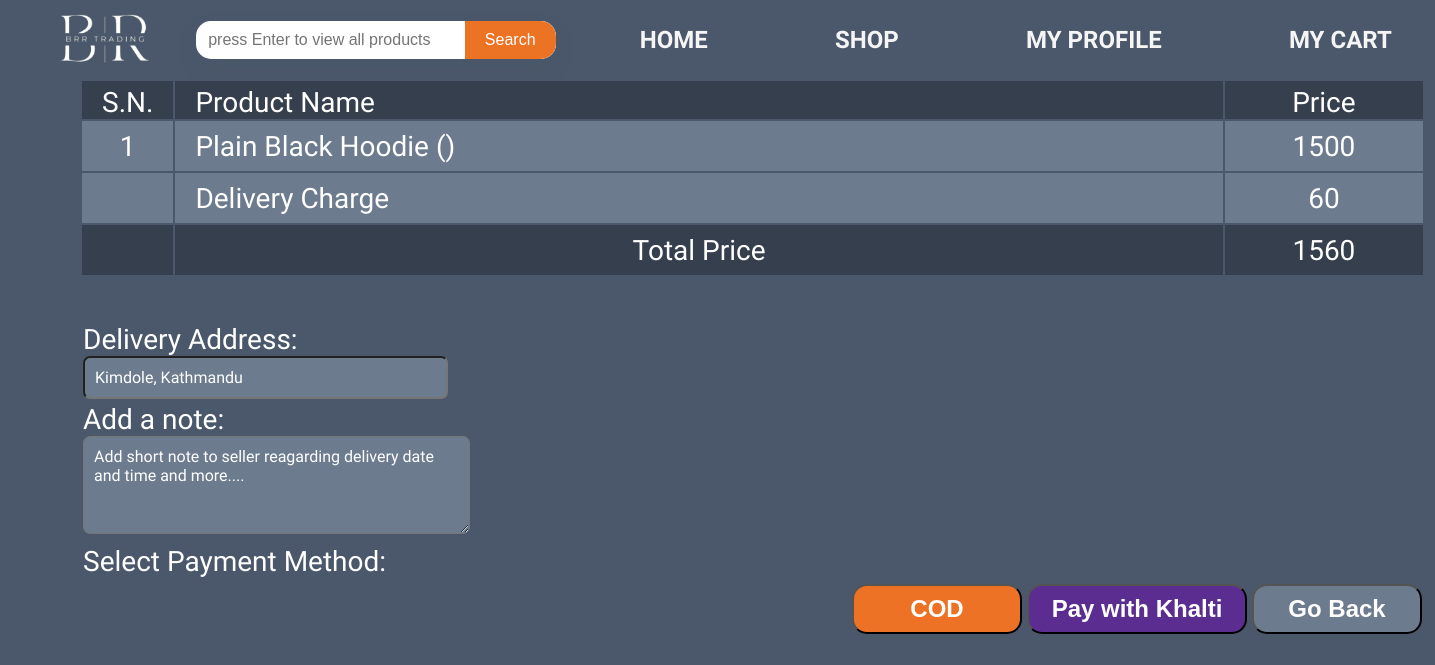
The app's page /checkoutOneProduct.php?id=1 (signed in) with its own data.
### tables this page shows
CREATE TABLE `products` (
  `product_id` int(11) NOT NULL,
  `product_name` varchar(255) NOT NULL,
  `price` int(11) DEFAULT NULL,
  `category` varchar(50) NOT NULL DEFAULT 'Others',
  `product_image` varchar(255) DEFAULT NULL,
  `description` text DEFAULT NULL
);

CREATE TABLE `user` (
  `id` int(11) NOT NULL,
  `name` varchar(255) NOT NULL,
  `email` varchar(255) NOT NULL,
  `phone` varchar(10) NOT NULL,
  `address` varchar(255) DEFAULT NULL,
  `password` varchar(255) NOT NULL,
  `account_created` timestamp NOT NULL DEFAULT current_timestamp()
);

### checkoutOneProduct.php (the view, shortened to what this page needs)
<?php
include './database/connectDB.php';
$username = $_SESSION['Username'];
$p_id = $_GET['id'];
$usersize = $_GET['size'];
?>
<!DOCTYPE html>
<html>
<head>
  <link rel="stylesheet" href="./css/global.css" />
  <link rel="stylesheet" href="./css/checkout.css" />
</head>
<body>
  <div class="check-out">
    <table border=0>
      <div class="top-heading">
        <tr id="c-head">
          <td>S.N.</td>
          <td style="width: 80%; text-align:left;">Product Name</td>
          <td style="width: 15%;">Price</td>
        </tr>
      </div>
      <div class="checkout-product">
        <?php
        $sn = 1;
        $sum = 0;
        $sql1 = "SELECT product_name,price FROM products WHERE product_id = '$p_id'";
        $result1 = $mysqli->query($sql1);
        ?>
        <tr id="p-body" style="height: 50px; ">
          <?php if ($result1->num_rows > 0) {
            while ($row1 = $result1->fetch_assoc()) { ?>
              <td>
                <?php echo $sn++; ?>
              </td>
              <td style="width: 80%; text-align:left; padding-left:20px;">
                <?php echo $row1['product_name'] . ' (' . $usersize . ')'; ?>
              </td>
              <td style="width: 15%;">
                <?php echo $row1['price'];
                $sum = $sum + $row1['price'];
                ?>
              </td>
            <?php }
          } ?>
        </tr>
      </div>
      <tr id="p-body" style="height: 50px;">
        <td></td>
        <td style="width: 80%; text-align:left; padding-left:20px;">Delivery Charge</td>
        <td style="width: 15%;">60</td>
      </tr>
      <div class="totalFoot">
        <tr id="t-foot" style="height: 50px; ">
          <td></td>
          <td style="width: 80%;">Total Price</td>
          <td style="width: 15%;">
            <?php echo $totalsum = $sum + 60;
            $_SESSION['totalsum'] = $totalsum; ?>
          </td>
        </tr>
      </div>
    </table>
    <?php
    $query = "SELECT address FROM user WHERE email = ?";
    $statement = $mysqli->prepare($query);
    $statement->bind_param("s", $username);
    $statement->execute();
    $statement->bind_result($userAddress);
    ?>
    <div class="payment">
      <table>
        <tr>
          <td>Delivery Address: <br><input type="text" id="deliveryAddressInput" value="<?php echo $userAddress ?>"
              placeholder="Enter if not same as home address" style="width: 43.5%;" required></td>
        </tr>
        <tr>
          <td>Add a note: <br><textarea id="myTextarea" rows="4" cols="50"
              placeholder="Add short note to seller reagarding delivery date and time and more...."></textarea></td>
        </tr>
        <tr>
          <td>Select Payment Method:</td>
        </tr>
      </table>
    </div>
    <form action="./myProfile/orderPlaced1.php" method="POST" id="orderForm">
      <table id="btn-table">
        <tr>
          <td class="button-container">
            <button type="submit" class="orange-button">COD</button>
            <button type="button" name="payWithKhalti" id="payment-button" class="orange-button">Pay with
              Khalti</button>
            <button type="button" id="goBackButton" class="blue-button">Go Back</button>
          </td>
        </tr>
      </table>
    </form>
  </div>
</body>
</html>

### css/global.css (style rules this page uses)
body { margin: 0; line-height: normal; }
body { overflow-x: hidden; font-family: "tenor sans"; }

### css/checkout.css (style rules this page uses)
* { overflow: hidden; }
body { font-family: "Tenor Sans"; background-color: #4b586b; }
.top-heading { position: absolute; width: 1345px; height: 50px; margin-left: 80px; border-radius: 10px 10px 0 0; color: white; }
.check-out { background-color: #4b586b; width: 100%; height: auto; overflow: hidden; text-align: center; font-size: 32px; color: #fff; font-family: Abel; }
table { width: 1345px; margin-left: 80px; font-size: 28px; }
#c-head { width: 1345px; background-color: #363f4d; }
#c-head>td { padding: 5px 20px 0 20px; color: white; }
#p-body { background-color: #6c7b8e; }
.totalFoot { width: 1345px; border-radius: 0 0 10px 10px; }
#t-foot { width: 1345px; background-color: #363f4d; }
.payment>table { padding-top: 3%; text-align: left; width: 55%; }
.button-container { display: flex; justify-content: flex-end; }
.button-container button { margin-left: 5px; }
.button-container button { width: 170px; height: 50px; border-radius: 15px; font-size: 24px; font-weight: 600; }
.orange-button { background-color: #ed7225; color: white; }
.blue-button { background-color: #6c7b8e; color: white; }
#payment-button { background-color: #5C2D91; width: 220px; }
#deliveryAddressInput,#myTextarea { border-radius: 7px; width: 365px; background-color: #6c7b8e; color: white; padding: 10px; font-family: "Tenor Sans"; font-size: 16px; }
textarea::placeholder { color: #fff; }

### records on screen
products: product_name "Plain Black Hoodie", price "1500"
user: address "Kimdole, Kathmandu"

### other values on screen
$totalsum = $sum + 60 "1560"
